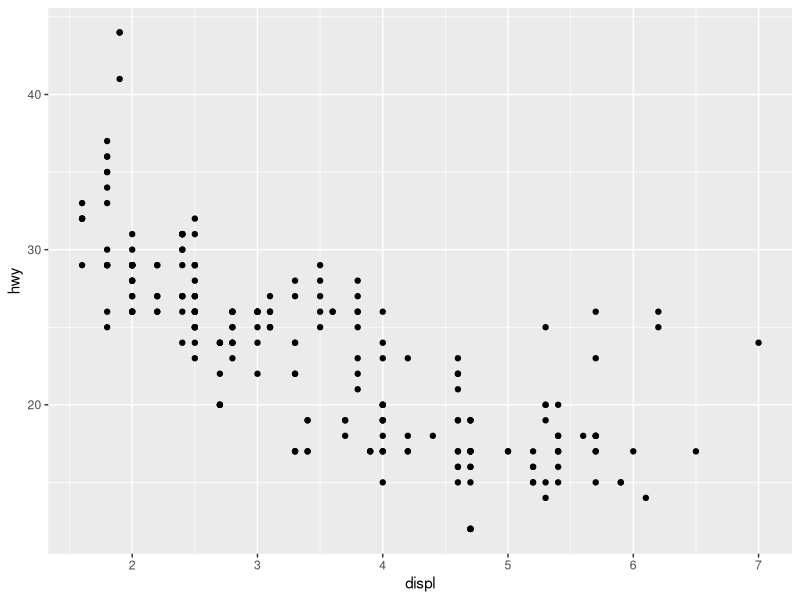
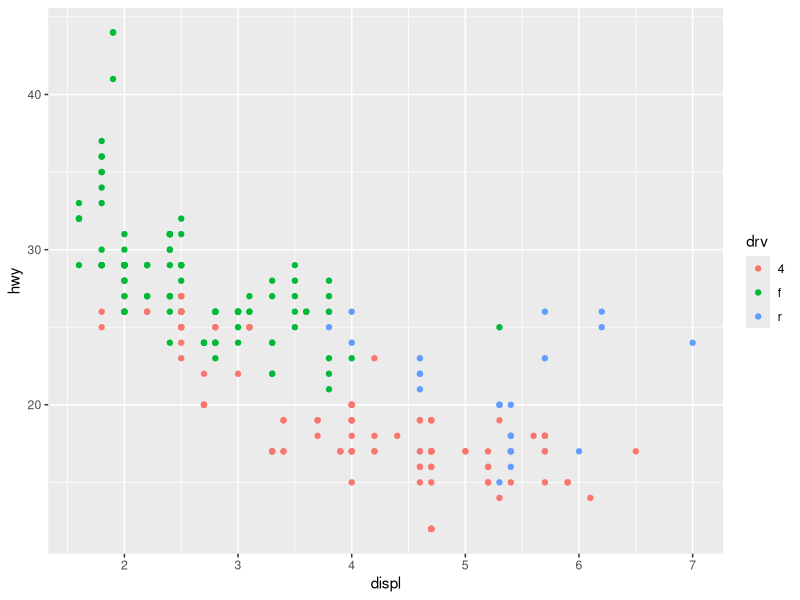
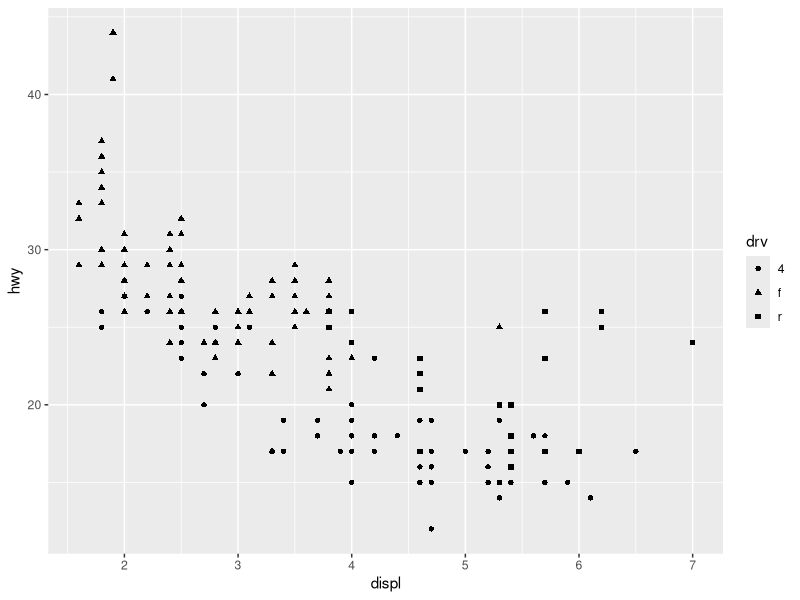
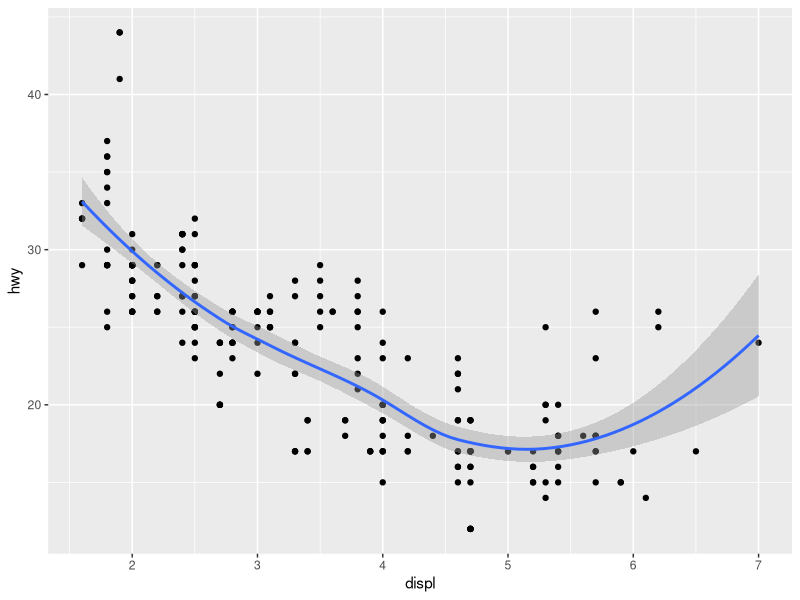
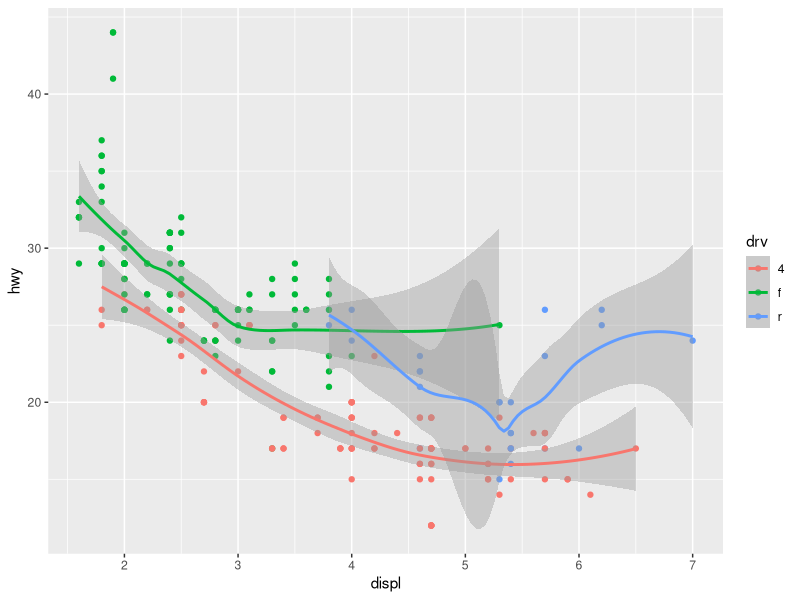
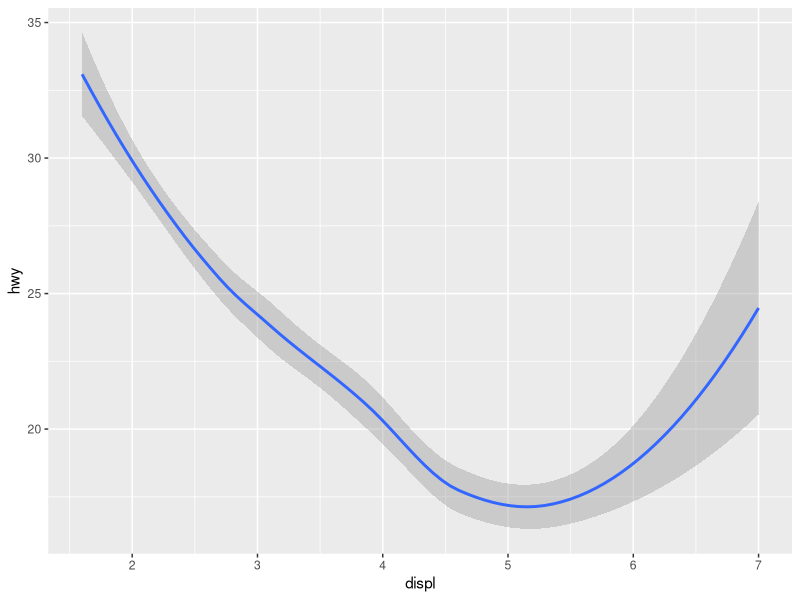
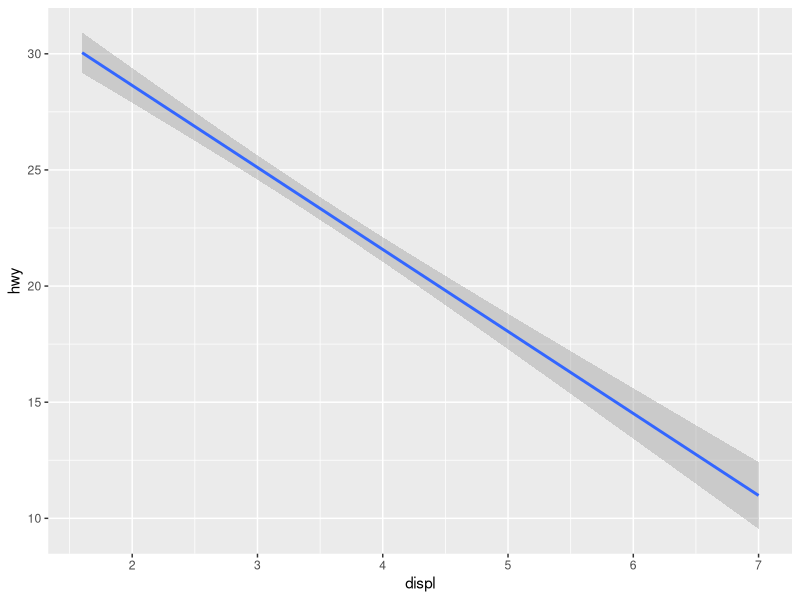
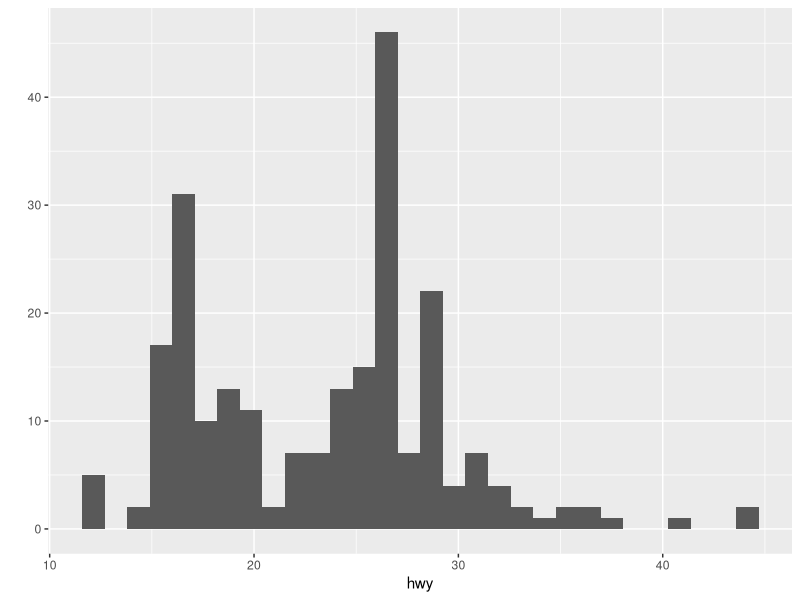

The R source for these figures, in order:
# 
install.packages("ggplot2")
#qplot() is similar to plot()
# aesthetics (size, shape and color), geoms (points and lines)
# Once again the factor is importatn
library(datasets)
library(ggplot2)
str(mpg)
qplot(displ,hwy,data=mpg)
qplot(displ,hwy,data=mpg,col=drv)
qplot(displ,hwy,data=mpg,shape=drv)
qplot(displ,hwy,data=mpg,geom=c("point","smooth"))
qplot(displ,hwy,data=mpg,col=drv,geom=c("point","smooth"))
qplot(displ,hwy,data=mpg,geom=c("smooth"))
qplot(displ,hwy,data=mpg,geom=c("smooth"),method="lm")

#One variable will plot histogram
qplot(hwy,data=mpg)
qplot(hwy,data=mpg,fill=drv)
qplot(hwy,data=mpg,geom="density")
qplot(hwy,data=mpg,geom="density",color=fl)
#facests
qplot(displ,hwy,data=mpg,facets= . ~ drv) # two variables separated by ~
qplot(displ,hwy,data=mpg,facets=  drv ~ .) # two variables separated by ~
qplot(hwy,data=mpg, facets=.~drv)
# ggplot as layers
g<-ggplot(mpg,aes(displ,hwy))   #Specifying the data mapping
summary(g)
print(g) # produce error, does not know lines or points or etc
p<-g+geom_point()
print(p)
p+geom_smooth()
p+geom_smooth(method="lm")
p+geom_smooth()+facet_grid(.~drv)
p+geom_smooth()+facet_grid(fl~drv)
p+geom_smooth()+xlab("X Axis")+ylab("Y Axis") +ggtitle("Title") + labs(title="Test Labs")
p<-g+geom_point()+theme_grey()
p<-g+geom_point()+theme_bw()
# theme(legend.position="none) ???
p
p<-g+geom_point(color="green")+theme_bw()
p
p<-g+geom_point(aes(color=drv))+theme_bw() #Wrapping with aes() for variables
p
p<-g+geom_point(aes(color=drv), size=4)+theme_bw() 
p
p<-g+geom_point(aes(color=drv), size=4,alpha=1/2)+theme_bw()
p
g+geom_point(aes(color=fl))+labs(x="DISPL")+labs(title="hwy vs displ")+facet_grid(.~drv)+geom_smooth(method="lm",size=2,se=FALSE)+theme_bw(base_family="Times")
p
## Limiting the Y-axis
testdata<-data.frame(x=1:100,y=rnorm(100))
testdata[50,2] <-100
with(testdata, plot(x,y,type="l"))
with(testdata, plot(x,y,type="l", ylim=c(-3,3)))
g<-ggplot(testdata,aes(x,y))
g+geom_line()
g+geom_line()+coord_cartesian(ylim=c(-3,3))
# Cut(data, points) return factor that can be used in plots
#quantile() can be used with it 
#facetwrap(x~y,nrow=2,ncol=4) for pannels








